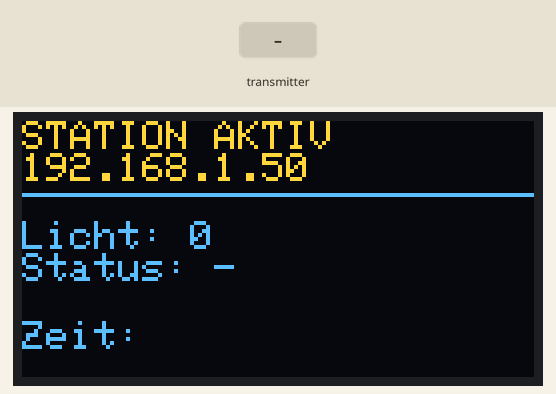
This sketch was run on a simulated ESP32. On the bench: 128×64 one-colour display. The test bench sets the inputs (shaded band). The OLED is the two-colour kind (top 16 rows yellow); WiFi joins after 1.5 s; servers stay silent unless stated; uploads are accepted with an empty reply; the local clock reads 2024-03-15 10:24:30 at power-on unless the sketch sets it.

Above: at 2.7 s.
2.8 s: the transmitter starts sending ms = 0
At 3.8 s:
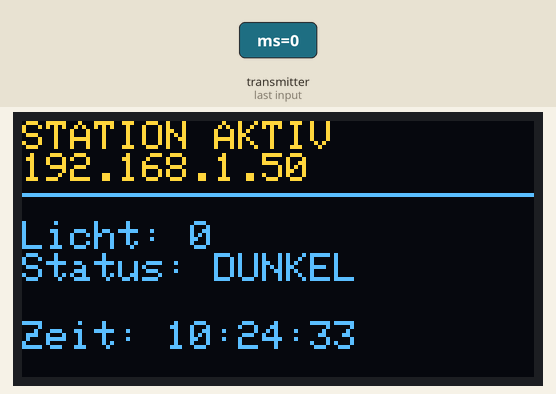
5.8 s: the transmitter starts sending bright = 1
At 7.1 s:
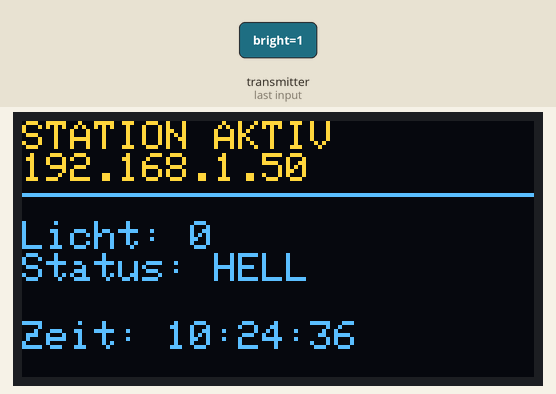
8.8 s: the transmitter starts sending raw = 1024
At 10.1 s:
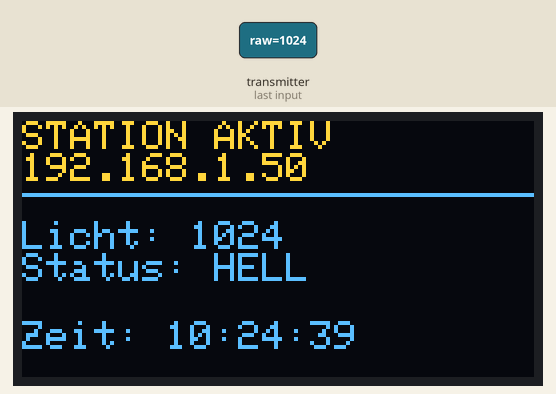
10.8 s: the transmitter starts sending raw = 0
At 12.1 s:
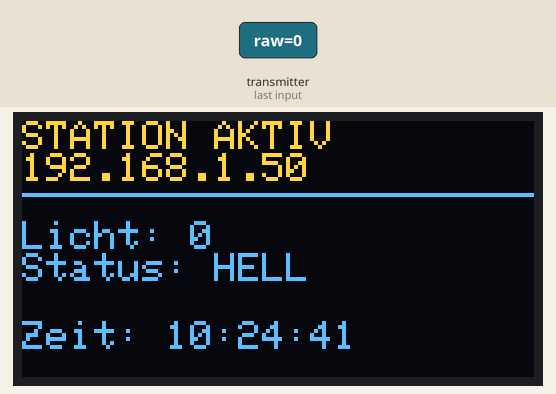
12.8 s: the transmitter starts sending bright = 0
At 13.8 s:
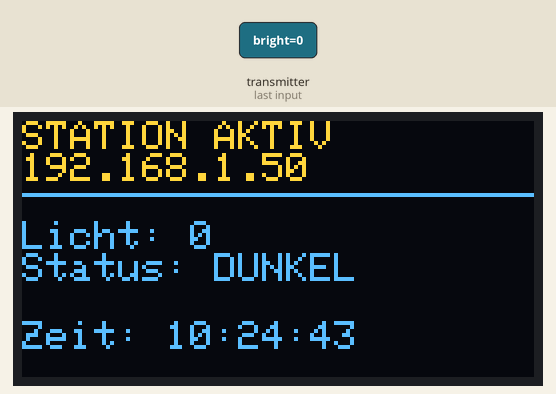
Timing chart, 0 to 15.8 s (numbered marks = the images above; inputs shaded):
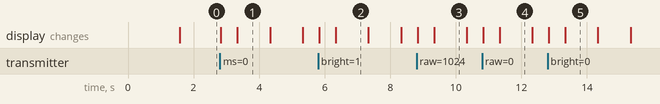

The sketch:

empf_nger.ino
```cpp
#include <WiFi.h>
#include <esp_now.h>
#include <WebServer.h>
#include <WiFiManager.h>
#include <HTTPClient.h>
#include <time.h>
#include <Wire.h>
#include <Adafruit_GFX.h>
#include <Adafruit_SSD1306.h>

// Display Konfiguration
#define SCREEN_WIDTH 128
#define SCREEN_HEIGHT 64
#define OLED_RESET    -1
#define SCREEN_ADDRESS 0x3C // Falls schwarz bleibt, hier 0x3D testen
#define I2C_SDA 21
#define I2C_SCL 19

Adafruit_SSD1306 display(SCREEN_WIDTH, SCREEN_HEIGHT, &Wire, OLED_RESET);

// Standby-Timer
unsigned long lastActivityTime = 0;
const unsigned long DISPLAY_TIMEOUT = 10000; // 10 Sekunden
bool displayActive = true;

WebServer server(80);

const char* DB_HOST = "10.48.110.122/";
const uint16_t DB_PORT = 8000;
const char* DB_PATH = "/insert";

typedef struct struct_message {
  unsigned long ms;
  int raw;
  bool bright;
} struct_message;

struct_message incomingData;
int currentRaw = 0;
bool currentBright = false;
String currentState = "-";
String lastTimestamp = "-";

volatile bool dbSendPending = false;
int pendingRaw = 0;
bool pendingBright = false;
String pendingTimestamp = "-";

void updateDisplay() {
  lastActivityTime = millis();
  displayActive = true;

  display.ssd1306_command(SSD1306_DISPLAYON);
  display.clearDisplay();
  display.setTextSize(1);
  display.setTextColor(SSD1306_WHITE);

  display.setCursor(0,0);
  display.println("STATION AKTIV");
  display.println(WiFi.localIP().toString());

  display.drawLine(0, 18, 128, 18, SSD1306_WHITE);

  display.setCursor(0, 25);
  display.print("Licht: ");
  display.println(currentRaw);
  display.print("Status: ");
  display.println(currentState);

  display.setCursor(0, 50);
  display.print("Zeit: ");
  display.print(lastTimestamp.substring(11));

  display.display();
}

String getTimeString() {
  struct tm timeinfo;
  if (!getLocalTime(&timeinfo)) return "-";
  char buffer[30];
  strftime(buffer, sizeof(buffer), "%Y-%m-%d %H:%M:%S", &timeinfo);
  return String(buffer);
}

void sendToDB(int raw, String timestamp, bool bright) {
  if (WiFi.status() != WL_CONNECTED) return;
  timestamp.replace(" ", "%20");
  WiFiClient client;
  HTTPClient http;
  String url = "http://" + String(DB_HOST) + ":" + String(DB_PORT) + String(DB_PATH);
  url += "?sensor=" + String(raw) + "&timestamp=" + timestamp + "&bright=" + String(bright ? 1 : 0);
  http.begin(client, url);
  http.GET();
  http.end();
}

void onDataRecv(const esp_now_recv_info_t *recv_info, const uint8_t *incomingDataBytes, int len) {
  if (len != sizeof(struct_message)) return;
  memcpy(&incomingData, incomingDataBytes, sizeof(incomingData));
  currentRaw = incomingData.raw;
  currentBright = incomingData.bright;
  currentState = currentBright ? "HELL" : "DUNKEL";
  lastTimestamp = getTimeString();

  pendingRaw = currentRaw;
  pendingBright = currentBright;
  pendingTimestamp = lastTimestamp;
  dbSendPending = true;

  updateDisplay();
}

void handleRoot() {
  updateDisplay();
  String html = "<!DOCTYPE html><html><head><meta charset='utf-8'><meta http-equiv='refresh' content='5'>";
  html += "<title>Sensorstation</title><style>body{font-family:Arial;margin:30px;background:#f4f4f4;}.box{background:white;padding:20px;border-radius:12px;max-width:450px;box-shadow:0 0 10px rgba(0,0,0,0.1);}h1{margin-top:0;}</style></head><body>";
  html += "<div class='box'><h1>Sensorstation</h1><p><b>Lichtwert:</b> " + String(currentRaw) + "</p><p><b>Status:</b> " + currentState + "</p><p><b>Zeit:</b> " + lastTimestamp + "</p><p><b>IP:</b> " + WiFi.localIP().toString() + "</p></div></body></html>";
  server.send(200, "text/html", html);
}

void setup() {
  Serial.begin(115200);
  Wire.begin(I2C_SDA, I2C_SCL);
  if(!display.begin(SSD1306_SWITCHCAPVCC, SCREEN_ADDRESS)) {
    Serial.println("OLED Fehler");
  }

  // Zeige sofort etwas an, damit du weisst, ob das Display geht
  display.clearDisplay();
  display.setTextSize(1);
  display.setTextColor(SSD1306_WHITE);
  display.setCursor(0, 20);
  display.println("Starte System...");
  display.println("WLAN Setup...");
  display.display();

  WiFi.mode(WIFI_STA);
  WiFiManager wm;
  wm.autoConnect("ESP32-Station-Setup");

  configTime(3600, 3600, "pool.ntp.org", "time.nist.gov");

  server.on("/", handleRoot);
  server.on("/api/data", [](){
    String json = "{\"sensor\":" + String(currentRaw) + ",\"status\":\"" + currentState + "\"}";
    server.send(200, "application/json", json);
  });
  server.begin();

  if (esp_now_init() == ESP_OK) {
    esp_now_register_recv_cb(onDataRecv);
  }

  updateDisplay();
}

void loop() {
  server.handleClient();
  if (dbSendPending) {
    dbSendPending = false;
    sendToDB(pendingRaw, pendingTimestamp, pendingBright);
  }
  if (displayActive && (millis() - lastActivityTime > DISPLAY_TIMEOUT)) {
    display.ssd1306_command(SSD1306_DISPLAYOFF);
    displayActive = false;
  }
}
```

Measured:
- after the input at 2.8 s, the display: first changes at once (image 1 shows a later state)
- after the input at 5.8 s, the display: first changes at once (image 2 shows a later state)
- after the input at 12.8 s, the display: first changes at once (image 5 shows a later state)
- what the display in image 1 shows lasts 1.0 s, from 3.3 s to 4.3 s
